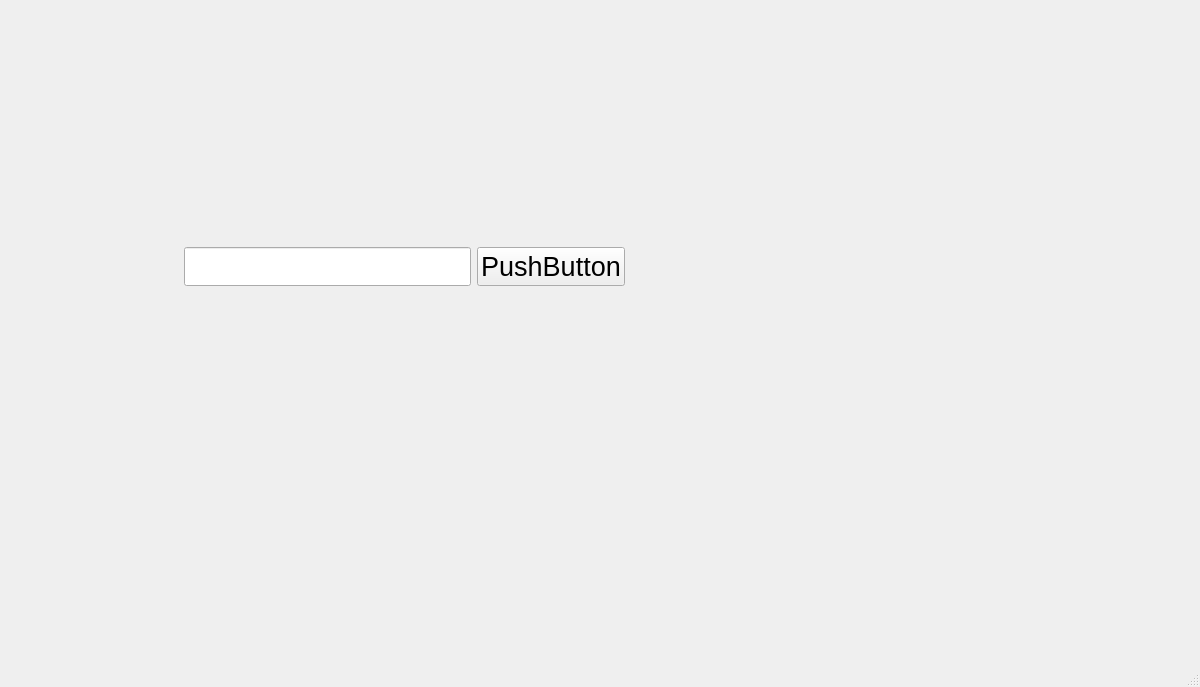
<?xml version="1.0" encoding="UTF-8"?>
<ui version="4.0">
 <class>MainWindow</class>
 <widget class="QMainWindow" name="MainWindow">
  <property name="geometry">
   <rect>
    <x>0</x>
    <y>0</y>
    <width>1200</width>
    <height>687</height>
   </rect>
  </property>
  <property name="sizeIncrement">
   <size>
    <width>50</width>
    <height>50</height>
   </size>
  </property>
  <property name="font">
   <font>
    <pointsize>20</pointsize>
   </font>
  </property>
  <property name="windowTitle">
   <string>MainWindow</string>
  </property>
  <widget class="QWidget" name="centralwidget">
   <widget class="QWidget" name="">
    <property name="geometry">
     <rect>
      <x>184</x>
      <y>170</y>
      <width>441</width>
      <height>194</height>
     </rect>
    </property>
    <layout class="QHBoxLayout" name="horizontalLayout">
     <item>
      <widget class="QLineEdit" name="lineEdit"/>
     </item>
     <item>
      <widget class="QPushButton" name="pushButton">
       <property name="text">
        <string>PushButton</string>
       </property>
      </widget>
     </item>
    </layout>
   </widget>
  </widget>
  <widget class="QMenuBar" name="menubar">
   <property name="geometry">
    <rect>
     <x>0</x>
     <y>0</y>
     <width>1200</width>
     <height>41</height>
    </rect>
   </property>
  </widget>
  <widget class="QStatusBar" name="statusbar"/>
 </widget>
 <resources/>
 <connections/>
</ui>
